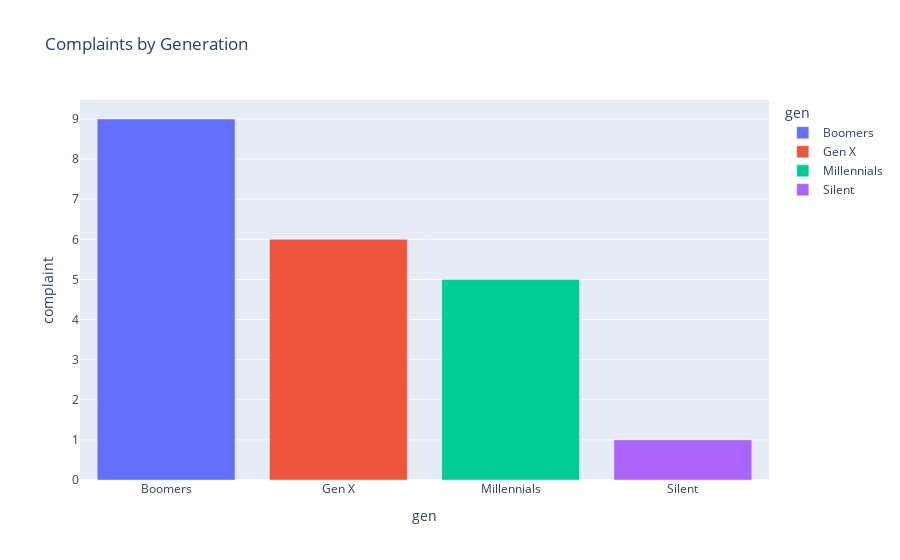

Here is the notebook cell this chart was saved with:
### Code cell
# Visualize total complaints per generation
complaints_by_gen = df.groupby('gen')['complaint'].sum().reset_index()

fig = px.bar(complaints_by_gen, x='gen', y='complaint', title='Complaints by Generation', color='gen')
fig.show()

### Figure 1 — Plotly figure (JSON) as saved in the notebook; plotly's stock layout.template omitted (floating-point values rounded to 4 significant figures)
{"data": [{"alignmentgroup": "True", "hovertemplate": "gen=%{x}<br>complaint=%{y}<extra></extra>", "legendgroup": "Boomers", "marker": {"color": "#636efa", "pattern": {"shape": ""}}, "name": "Boomers", "offsetgroup": "Boomers", "orientation": "v", "showlegend": true, "textposition": "auto", "type": "bar", "x": ["Boomers"], "xaxis": "x", "y": [9], "yaxis": "y"}, {"alignmentgroup": "True", "hovertemplate": "gen=%{x}<br>complaint=%{y}<extra></extra>", "legendgroup": "Gen X", "marker": {"color": "#EF553B", "pattern": {"shape": ""}}, "name": "Gen X", "offsetgroup": "Gen X", "orientation": "v", "showlegend": true, "textposition": "auto", "type": "bar", "x": ["Gen X"], "xaxis": "x", "y": [6], "yaxis": "y"}, {"alignmentgroup": "True", "hovertemplate": "gen=%{x}<br>complaint=%{y}<extra></extra>", "legendgroup": "Millennials", "marker": {"color": "#00cc96", "pattern": {"shape": ""}}, "name": "Millennials", "offsetgroup": "Millennials", "orientation": "v", "showlegend": true, "textposition": "auto", "type": "bar", "x": ["Millennials"], "xaxis": "x", "y": [5], "yaxis": "y"}, {"alignmentgroup": "True", "hovertemplate": "gen=%{x}<br>complaint=%{y}<extra></extra>", "legendgroup": "Silent", "marker": {"color": "#ab63fa", "pattern": {"shape": ""}}, "name": "Silent", "offsetgroup": "Silent", "orientation": "v", "showlegend": true, "textposition": "auto", "type": "bar", "x": ["Silent"], "xaxis": "x", "y": [1], "yaxis": "y"}], "layout": {"barmode": "relative", "legend": {"title": {"text": "gen"}, "tracegroupgap": 0}, "title": {"text": "Complaints by Generation"}, "xaxis": {"anchor": "y", "categoryarray": ["Boomers", "Gen X", "Millennials", "Silent"], "categoryorder": "array", "domain": [0, 1], "title": {"text": "gen"}}, "yaxis": {"anchor": "x", "domain": [0, 1], "title": {"text": "complaint"}}}}
